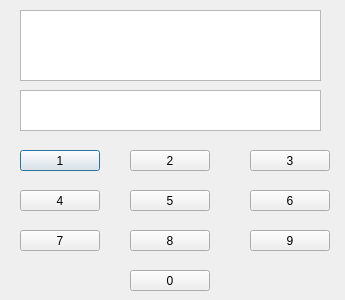
<?xml version="1.0" encoding="UTF-8"?>
<ui version="4.0">
 <class>login</class>
 <widget class="QDialog" name="login">
  <property name="geometry">
   <rect>
    <x>0</x>
    <y>0</y>
    <width>345</width>
    <height>300</height>
   </rect>
  </property>
  <property name="windowTitle">
   <string>Dialog</string>
  </property>
  <widget class="QPushButton" name="numpad1">
   <property name="geometry">
    <rect>
     <x>20</x>
     <y>150</y>
     <width>80</width>
     <height>21</height>
    </rect>
   </property>
   <property name="text">
    <string>1</string>
   </property>
  </widget>
  <widget class="QPushButton" name="numpad2">
   <property name="geometry">
    <rect>
     <x>130</x>
     <y>150</y>
     <width>80</width>
     <height>21</height>
    </rect>
   </property>
   <property name="text">
    <string>2</string>
   </property>
  </widget>
  <widget class="QPushButton" name="numpad3">
   <property name="geometry">
    <rect>
     <x>250</x>
     <y>150</y>
     <width>80</width>
     <height>21</height>
    </rect>
   </property>
   <property name="text">
    <string>3</string>
   </property>
  </widget>
  <widget class="QPushButton" name="numpad4">
   <property name="geometry">
    <rect>
     <x>20</x>
     <y>190</y>
     <width>80</width>
     <height>21</height>
    </rect>
   </property>
   <property name="text">
    <string>4</string>
   </property>
  </widget>
  <widget class="QPushButton" name="numpad5">
   <property name="geometry">
    <rect>
     <x>130</x>
     <y>190</y>
     <width>80</width>
     <height>21</height>
    </rect>
   </property>
   <property name="text">
    <string>5</string>
   </property>
  </widget>
  <widget class="QPushButton" name="numpad6">
   <property name="geometry">
    <rect>
     <x>250</x>
     <y>190</y>
     <width>80</width>
     <height>21</height>
    </rect>
   </property>
   <property name="text">
    <string>6</string>
   </property>
  </widget>
  <widget class="QPushButton" name="numpad7">
   <property name="geometry">
    <rect>
     <x>20</x>
     <y>230</y>
     <width>80</width>
     <height>21</height>
    </rect>
   </property>
   <property name="text">
    <string>7</string>
   </property>
  </widget>
  <widget class="QPushButton" name="numpad8">
   <property name="geometry">
    <rect>
     <x>130</x>
     <y>230</y>
     <width>80</width>
     <height>21</height>
    </rect>
   </property>
   <property name="text">
    <string>8</string>
   </property>
  </widget>
  <widget class="QPushButton" name="numpad9">
   <property name="geometry">
    <rect>
     <x>250</x>
     <y>230</y>
     <width>80</width>
     <height>21</height>
    </rect>
   </property>
   <property name="text">
    <string>9</string>
   </property>
  </widget>
  <widget class="QPushButton" name="numpad0">
   <property name="geometry">
    <rect>
     <x>130</x>
     <y>270</y>
     <width>80</width>
     <height>21</height>
    </rect>
   </property>
   <property name="text">
    <string>0</string>
   </property>
  </widget>
  <widget class="QListWidget" name="loginmainscreen">
   <property name="geometry">
    <rect>
     <x>20</x>
     <y>10</y>
     <width>301</width>
     <height>71</height>
    </rect>
   </property>
  </widget>
  <widget class="QListWidget" name="loginpinscreen">
   <property name="geometry">
    <rect>
     <x>20</x>
     <y>90</y>
     <width>301</width>
     <height>41</height>
    </rect>
   </property>
  </widget>
 </widget>
 <resources/>
 <connections/>
</ui>
